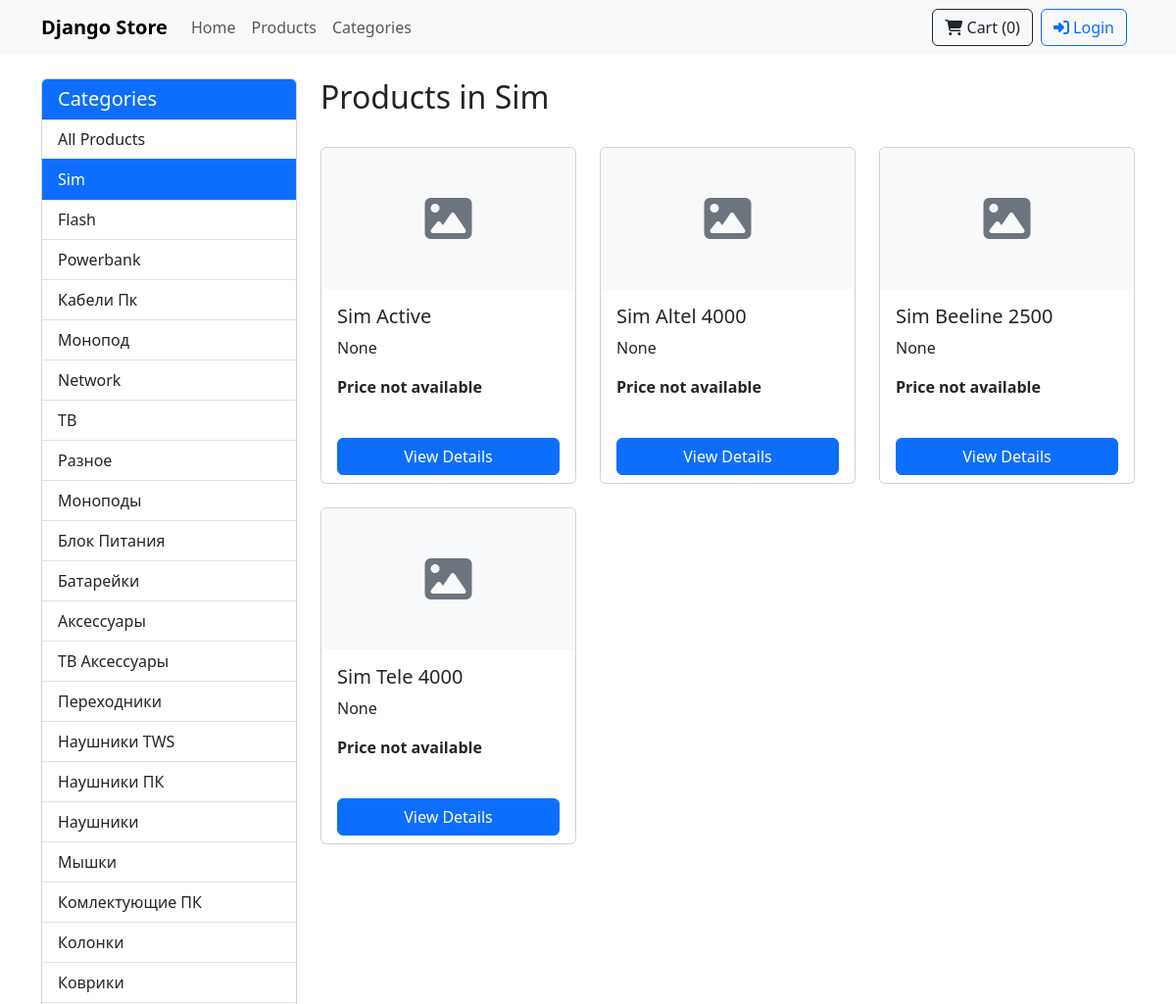
Before: /category/sim/ (upper part) with the older database file.
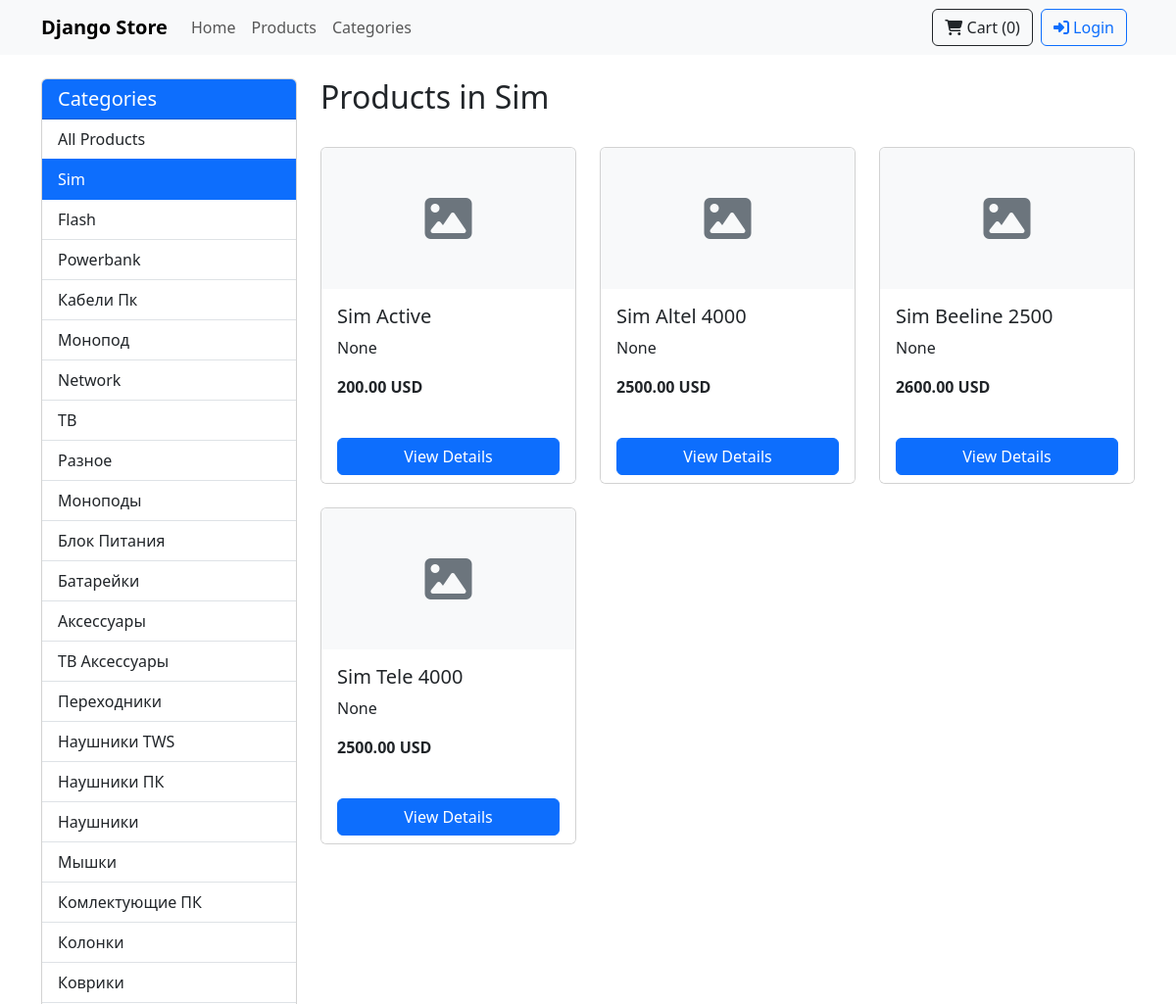
After: the same page with the newer database file.
### store/models.py (models this page shows, shortened)
class BaseModel(models.Model):
    id = models.UUIDField(primary_key=True, default=uuid.uuid4, editable=False)
    created_at = models.DateTimeField(auto_now_add=True, db_index=True)
    modified_at = models.DateTimeField(auto_now=True)
    class Meta:
        abstract = True
        ordering = ['-created_at']

class Product(BaseModel):
    name = models.CharField(max_length=255, db_index=True)
    name_2 = models.CharField(max_length=255, blank=True, null=True)
    article_number = models.CharField(max_length=50, blank=True, null=True, help_text="Product article/SKU number", db_index=True)
    slug = models.SlugField(max_length=255, unique=True, blank=True)
    description = models.TextField(blank=True, null=True)
    short_description = models.CharField(max_length=255, blank=True, null=True)
    category = models.ForeignKey(Category, on_delete=models.PROTECT, db_index=True, related_name='products')
    tags = models.ManyToManyField(Tag, blank=True, related_name='products')
    images = models.ManyToManyField(Image, blank=True, related_name='products')
    is_featured = models.BooleanField(default=False, db_index=True)
    is_active = models.BooleanField(default=True, db_index=True, help_text="Is this product visible on the site?")
    class Meta(BaseModel.Meta):
        indexes = [
            models.Index(fields=['slug']),
            models.Index(fields=['is_active', 'is_featured']),
            models.Index(fields=['name']),
            models.Index(fields=['category']),
        ]
        ordering = ['name']
    @property
    def current_price_display(self):
        active_price = self.prices.filter(is_active=True).order_by('amount').first()
        if active_price:
            return f"{active_price.amount} {active_price.currency}"
        return "Price not available"
    @property
    def main_image(self):
        main_image = self.images.filter(is_main=True).first()
        if main_image:
            return main_image
        return self.images.first()

class Price(BaseModel):
    class PriceType(models.TextChoices):
        SELLING = 'selling', 'Selling Price'
        PURCHASE = 'purchase', 'Purchase Price'
        REGULAR = 'regular', 'Regular Price'
        DISCOUNT = 'discount', 'Discount Price'
        WHOLESALE = 'wholesale', 'Wholesale Price'
        OTHER = 'other', 'Other Price'
    class Currency(models.TextChoices):
        KZT = 'KZT', 'Казахстанский тенге'
        USD = 'USD', 'Доллар США'
        EUR = 'EUR', 'Евро'
        RUB = 'RUB', 'Российский рубль'
        OTHER = 'OTHER', 'Other Currency'
    product = models.ForeignKey('Product', on_delete=models.CASCADE, related_name='prices')
    price_type = models.CharField(
        max_length=20,
        choices=PriceType.choices,
        default=PriceType.REGULAR,
        db_index=True,
        help_text="Type of the price (e.g., selling, purchase, discount)"
    )
    currency = models.CharField(
        max_length=10,
        choices=Currency.choices,
        default=Currency.KZT,
        db_index=True,
        help_text="Currency of the price"
    )
    amount = models.DecimalField(max_digits=10, decimal_places=2)
    description = models.CharField(max_length=100, blank=True, null=True, help_text="Optional: further details about this price")
    is_active = models.BooleanField(default=True, help_text="Is this price currently active?")
    class Meta(BaseModel.Meta):
        ordering = ['product', '-is_active', 'price_type', 'amount']
        unique_together = [['product', 'price_type', 'currency']] # A product should have one unique price per type and currency
        indexes = [
            models.Index(fields=['product', 'price_type', 'is_active']),
        ]

### store/views.py (the view)
# urls.py: path('category/<slug:category_slug>/', views.product_list, name='category_products'), # Assuming product_list handles category filtering
def product_list(request, category_slug=None):
    category = None
    products_query = Product.objects.filter(is_active=True).select_related('category').prefetch_related(
        Prefetch('images', queryset=Image.objects.filter(is_main=True), to_attr='main_product_image_list'),
        Prefetch('prices', queryset=Price.objects.filter(is_active=True, price_type=Price.PriceType.SELLING).order_by('amount'), to_attr='selling_prices_list')
    )
    if category_slug:
        category = get_object_or_404(Category, slug=category_slug)
        products_query = products_query.filter(category=category)
    products = list(products_query) # Evaluate the queryset
    for product in products:
        product.display_image = product.main_product_image_list[0] if product.main_product_image_list else (product.images.first() if product.images.exists() else None)
        product.display_price = product.selling_prices_list[0] if product.selling_prices_list else None
    categories = Category.objects.all()
    return render(request, 'store/product_list.html', {'products': products, 'category': category, 'categories': categories})

### store/templates/store/product_list.html (shortened to what this page needs)
{% extends 'store/base.html' %}
{% block content %}
<div class="row">
    <div class="col-md-3 mb-4">
        <div class="card">
            <div class="card-header bg-primary text-white">
                <h5 class="mb-0">Categories</h5>
            </div>
            <div class="list-group list-group-flush">
                <a href="{% url 'store:product_list' %}" class="list-group-item list-group-item-action {% if not category %}active{% endif %}">
                    All Products
                </a>
                {% for cat in categories %}
                <a href="{% url 'store:category_products' cat.slug %}"
                   class="list-group-item list-group-item-action {% if category.id == cat.id %}active{% endif %}">
                    {{ cat.name }}
                </a>
                {% endfor %}
            </div>
        </div>
    </div>
    <div class="col-md-9">
        <div class="d-flex justify-content-between align-items-center mb-4">
            <h2>
                {% if category %}
                Products in {{ category.name }}
                {% elif tag %}
                Products tagged with "{{ tag.name }}"
                {% else %}
                All Products
                {% endif %}
            </h2>
        </div>
        <div class="row row-cols-1 row-cols-md-3 g-4">
            {% for product in products %}
            <div class="col">
                <div class="card h-100 product-card">
                    {% if product.main_image %}
                    <img src="{{ product.main_image.file_path.url }}" class="card-img-top" alt="{{ product.name }}">
                    {% else %}
                    <div class="card-img-top bg-light text-center py-5">
                        <i class="fas fa-image fa-3x text-secondary"></i>
                    </div>
                    {% endif %}
                    <div class="card-body">
                        <h5 class="card-title">{{ product.name }}</h5>
                        <p class="card-text">{{ product.short_description|default:product.description|truncatechars:80 }}</p>
                        <p class="fw-bold">{{ product.current_price_display }}</p>
                    </div>
                    <div class="card-footer bg-white border-top-0">
                        <a href="{% url 'store:product_detail' product.slug %}" class="btn btn-primary w-100">View Details</a>
                    </div>
                </div>
            </div>
            {% endfor %}
        </div>
    </div>
</div>
{% endblock %}

Changed rows visible on the page:
changed Product "Sim Active": current_price_display "Price not available" → "200.00 USD"
changed Product "Sim Altel 4000": current_price_display "Price not available" → "2500.00 USD"
changed Product "Sim Beeline 2500": current_price_display "Price not available" → "2600.00 USD"
changed Product "Sim Tele 4000": current_price_display "Price not available" → "2500.00 USD"
